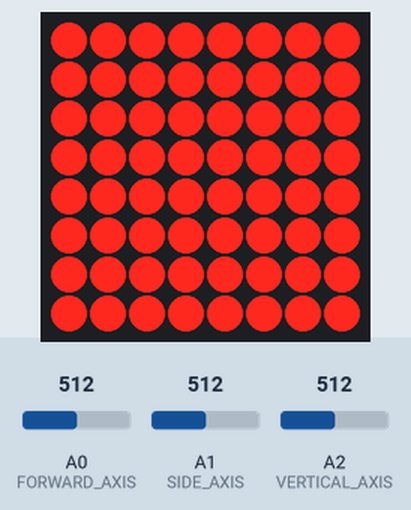
A sketch run on a simulated Arduino Leonardo, built with avr-gcc and run on an emulated ATmega32U4. Parts: 8×8 LED matrix. Inputs (shaded band) come from the test bench; at power-on: A0 (FORWARD_AXIS) = 512, A2 (VERTICAL_AXIS) = 512, A1 (SIDE_AXIS) = 512. The modem accepts every AT command (registered, SIM ready, sends succeed) and sends nothing else.

Above: at 3.3 s.
3.4 s: A0 (FORWARD_AXIS) set to 306
4.9 s: A0 (FORWARD_AXIS) set to 511
7.9 s: A2 (VERTICAL_AXIS) set to 989
10.9 s: A2 (VERTICAL_AXIS) set to 1017
12.4 s: A0 (FORWARD_AXIS) set to 0
Timing chart, 0 to 14.9 s (numbered marks = the images above; inputs shaded):
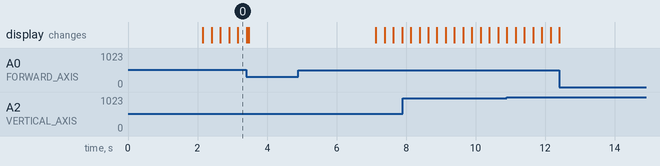

The sketch:

MagicBrakeLight.ino
```cpp
/*
 * MagicBrakeLight
 * enlavin@gmail.com
 *
 * Uses an ADXL335 accelerometer to detect that the bike is stopping and lights up
 * a brake light (8x8 LED module). It also sends the sensor data over the serial
 * port to be used by other devices (i.e. via bluetooth).
 */
#include "LedControl.h"

#define BAUDRATE 115200                //  Valid values: 1200, 2400, 4800, 9600, 19200, 38400, 57600, 115200.
#define DATA_SEP ","

#define BOARD_PROMINI 0
#define BOARD_LEONARDO 1
#define BOARD_UNO 0

#if BOARD_LEONARDO
  #define _SERIAL Serial1
#else
  #define _SERIAL Serial
#endif

#define SETUP_DELAY 1000
#define SENSOR_DELAY 50
#define LIGHT_BLINK_DELAY 250
#define BRAKE_ACTIVE_DELAY 2000

#define BRAKE_LIGHT_PIN 13

#define WINDOW_SIZE 3

/* setup this axes to match the orientation of your sensor */
#define FORWARD_AXIS 0
#define SIDE_AXIS 1
#define VERTICAL_AXIS 2

#define INITIAL_BRAKE_THRESHOLD -60
#define BRAKE_TRIGGERED_THRESHOLD 1

int x, y, z;
bool brake_triggered;
bool brake_active;
int brake_light;
int brake_threshold;
int window[WINDOW_SIZE];
int brake_triggered_times;

long int light_blink_timer;
long int last_sample_timer;
long int brake_triggered_timer;

LedControl lc=LedControl(12,11,10,1);


void setupSerial() {
  //Initialize serial and wait for port to open:
  _SERIAL.begin(BAUDRATE);
  while (!_SERIAL) {
    ; // wait for serial port to connect. Needed for Leonardo only
  }
  //  Change mybt to your device name, and 1234 to your pin
  _SERIAL.write("AT+NAMEFrenoBici");
  delay(SETUP_DELAY);
  /* uncomment this if you want to provide a PIN
  _SERIAL.write("AT+PIN1234");
  delay(SETUP_DELAY); */

  switch(BAUDRATE)  {
     case 1200:    _SERIAL.write("AT+BAUD1");  break;
     case 2400:    _SERIAL.write("AT+BAUD2");  break;
     case 4800:    _SERIAL.write("AT+BAUD3");  break;
     case 9600:    _SERIAL.write("AT+BAUD4");  break;
     case 19200:   _SERIAL.write("AT+BAUD5");  break;
     case 38400:   _SERIAL.write("AT+BAUD6");  break;
     case 57600:   _SERIAL.write("AT+BAUD7");  break;
     case 115200:  _SERIAL.write("AT+BAUD8");  break;
     default:      _SERIAL.write("AT+BAUD4");  break;
  }
  delay(SETUP_DELAY);
}

void initWindow()
{
  /* Prefill the window. Most recent entries are on the lower addresses */
  for (int i=0; i<WINDOW_SIZE; i++)
  {
    window[WINDOW_SIZE - i - 1] = analogRead(FORWARD_AXIS);
    delay(SENSOR_DELAY);
  }
}

void setup() {
  // ADXL335 uses 3.3V
  analogReference(EXTERNAL);

  setupSerial();

  /*
   The MAX72XX is in power-saving mode on startup,
   we have to do a wakeup call
   */
  lc.shutdown(0,false);
  lc.setIntensity(0,15);
  /* and clear the display */
  lc.clearDisplay(0);

  initWindow();

  last_sample_timer = millis();
  light_blink_timer = millis();

  brake_light = HIGH;
  brake_triggered = false;
  brake_active = false;
  brake_triggered_times = 0;

  brake_threshold = INITIAL_BRAKE_THRESHOLD;
}

int mean(int *window, int window_size)
{
  int sum = 0;
  for (int i = 0; i < window_size; i++)
  {
    sum += window[i];
  }

  return sum / window_size;
}

void scrollWindow(int *window, int window_size)
{
  memcpy(window + 1, window, window_size - 1);
}

void led_all_on() {
  for(int row=0;row<8;row++) {
    lc.setRow(0, row, 0xff);
  }
}

void led_all_off() {
  for(int row=0;row<8;row++) {
    lc.setRow(0, row, 0x00);
  }
}

void set_led(bool status)
{
  digitalWrite(BRAKE_LIGHT_PIN, status);
  if (status)
    led_all_on();
  else
    led_all_off();
}

void loop() {
  if (millis() - last_sample_timer > SENSOR_DELAY)
  {
    x = analogRead(FORWARD_AXIS);
    y = analogRead(SIDE_AXIS);
    z = analogRead(VERTICAL_AXIS);

    brake_triggered = x - mean(window, WINDOW_SIZE) < brake_threshold;
    if (brake_triggered)
    {
      brake_triggered_times += 1;
      if (brake_triggered_times > BRAKE_TRIGGERED_THRESHOLD)
      {
        brake_active = true;
        brake_triggered_timer = millis();
        brake_triggered_times -= 0;
      }
    }
    else
    {
      brake_triggered_times = 0;
    }

    String accel = "";
    accel += String(brake_active);
    accel += DATA_SEP;
    accel += String(x);
    accel += DATA_SEP;
    accel += String(y);
    accel += DATA_SEP;
    accel += String(z);
    accel += DATA_SEP;
    accel += String(millis());
    _SERIAL.println(accel);
    scrollWindow(window, WINDOW_SIZE);

    last_sample_timer = millis();
  }

  if (brake_active)
  {
    set_led(HIGH);
    if (millis() - brake_triggered_timer > BRAKE_ACTIVE_DELAY)
    {
      brake_active = false;
    }
  }
  else
  {
    if (millis() - light_blink_timer > LIGHT_BLINK_DELAY)
    {
      brake_light = !brake_light;
      light_blink_timer = millis();
    }
    set_led(brake_light);
  }
}
```
